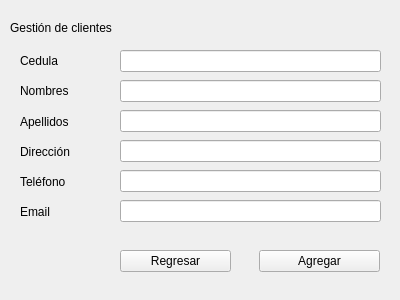
<?xml version="1.0" encoding="UTF-8"?>
<ui version="4.0">
 <class>Ventana_cliente</class>
 <widget class="QWidget" name="Ventana_cliente">
  <property name="geometry">
   <rect>
    <x>0</x>
    <y>0</y>
    <width>400</width>
    <height>300</height>
   </rect>
  </property>
  <property name="windowTitle">
   <string>Form</string>
  </property>
  <widget class="QLabel" name="label">
   <property name="geometry">
    <rect>
     <x>10</x>
     <y>20</y>
     <width>131</width>
     <height>16</height>
    </rect>
   </property>
   <property name="text">
    <string>Gestión de clientes</string>
   </property>
  </widget>
  <widget class="QLabel" name="label_2">
   <property name="geometry">
    <rect>
     <x>20</x>
     <y>54</y>
     <width>59</width>
     <height>14</height>
    </rect>
   </property>
   <property name="text">
    <string>Cedula</string>
   </property>
  </widget>
  <widget class="QLabel" name="label_3">
   <property name="geometry">
    <rect>
     <x>20</x>
     <y>84</y>
     <width>59</width>
     <height>14</height>
    </rect>
   </property>
   <property name="text">
    <string>Nombres</string>
   </property>
  </widget>
  <widget class="QLabel" name="label_4">
   <property name="geometry">
    <rect>
     <x>20</x>
     <y>115</y>
     <width>59</width>
     <height>14</height>
    </rect>
   </property>
   <property name="text">
    <string>Apellidos</string>
   </property>
  </widget>
  <widget class="QLabel" name="label_5">
   <property name="geometry">
    <rect>
     <x>20</x>
     <y>145</y>
     <width>59</width>
     <height>14</height>
    </rect>
   </property>
   <property name="text">
    <string>Dirección</string>
   </property>
  </widget>
  <widget class="QLabel" name="label_6">
   <property name="geometry">
    <rect>
     <x>20</x>
     <y>175</y>
     <width>59</width>
     <height>14</height>
    </rect>
   </property>
   <property name="text">
    <string>Teléfono</string>
   </property>
  </widget>
  <widget class="QLabel" name="label_7">
   <property name="geometry">
    <rect>
     <x>20</x>
     <y>205</y>
     <width>59</width>
     <height>14</height>
    </rect>
   </property>
   <property name="text">
    <string>Email</string>
   </property>
  </widget>
  <widget class="QLineEdit" name="entry_cedula">
   <property name="geometry">
    <rect>
     <x>120</x>
     <y>50</y>
     <width>261</width>
     <height>22</height>
    </rect>
   </property>
  </widget>
  <widget class="QLineEdit" name="entry_nombres">
   <property name="geometry">
    <rect>
     <x>120</x>
     <y>80</y>
     <width>261</width>
     <height>22</height>
    </rect>
   </property>
  </widget>
  <widget class="QLineEdit" name="entry_apellidos">
   <property name="geometry">
    <rect>
     <x>120</x>
     <y>110</y>
     <width>261</width>
     <height>22</height>
    </rect>
   </property>
  </widget>
  <widget class="QLineEdit" name="entry_direccion">
   <property name="geometry">
    <rect>
     <x>120</x>
     <y>140</y>
     <width>261</width>
     <height>22</height>
    </rect>
   </property>
  </widget>
  <widget class="QLineEdit" name="entry_telefono">
   <property name="geometry">
    <rect>
     <x>120</x>
     <y>170</y>
     <width>261</width>
     <height>22</height>
    </rect>
   </property>
  </widget>
  <widget class="QLineEdit" name="entry_email">
   <property name="geometry">
    <rect>
     <x>120</x>
     <y>200</y>
     <width>261</width>
     <height>22</height>
    </rect>
   </property>
  </widget>
  <widget class="QPushButton" name="btn_agregar">
   <property name="geometry">
    <rect>
     <x>259</x>
     <y>250</y>
     <width>121</width>
     <height>22</height>
    </rect>
   </property>
   <property name="text">
    <string>Agregar</string>
   </property>
  </widget>
  <widget class="QPushButton" name="btn_regresar">
   <property name="geometry">
    <rect>
     <x>120</x>
     <y>250</y>
     <width>111</width>
     <height>22</height>
    </rect>
   </property>
   <property name="text">
    <string>Regresar</string>
   </property>
  </widget>
 </widget>
 <resources/>
 <connections/>
</ui>
